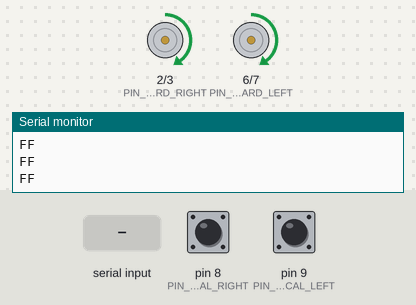
Recording of a sketch running on a simulated Arduino Mega 2560, built with avr-gcc and run on an emulated ATmega2560. Shown: motor-driver pin pairs drawn as motors (green arrow = first pin HIGH = forward, orange = second pin HIGH = backward, longer = more drive, scaled by the enable pin), the last lines printed to the serial monitor. The test bench sets the inputs (shaded band); at power-on: pin 8 (PIN_OPTICAL_RIGHT) LOW, pin 9 (PIN_OPTICAL_LEFT) LOW.

Above: at 0.8 s.
0.9 s: pin 8 (PIN_OPTICAL_RIGHT) pulled HIGH for 3.2 s
At 4.5 s:
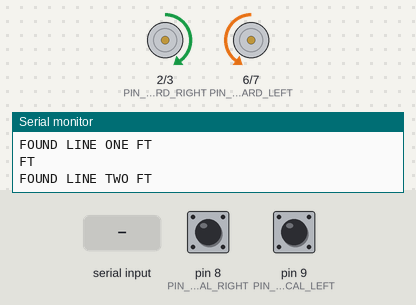
At 5.3 s:
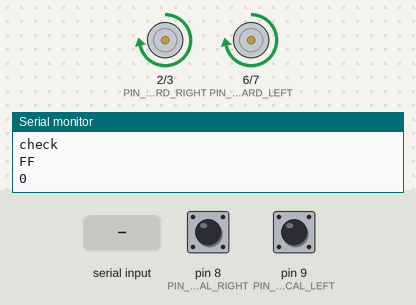
6.4 s: pin 9 (PIN_OPTICAL_LEFT) pulled HIGH for 0.15 s
At 6.52 s:
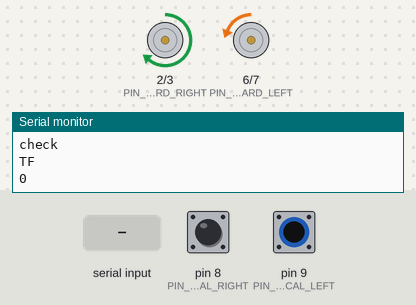
8.0 s: "FF" received over the second serial link
At 8.4 s:
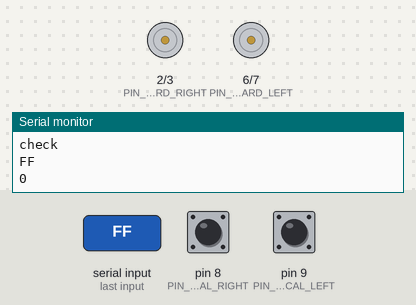
9.6 s: pin 8 (PIN_OPTICAL_RIGHT) pulled HIGH for 0.15 s
11.2 s: pin 9 (PIN_OPTICAL_LEFT) pulled HIGH for 1 s
13.7 s: pin 9 (PIN_OPTICAL_LEFT) pulled HIGH for 3.2 s
Timing chart, 0 to 16.7 s (numbered marks = the images above; inputs shaded):
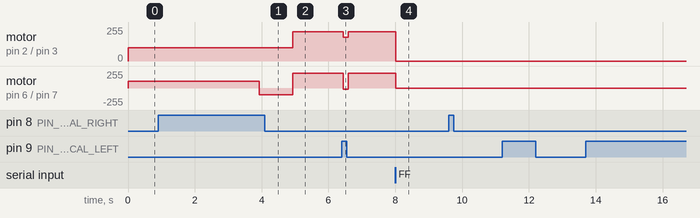

The sketch:

RSATank.ino
```cpp
/*
   Please do not change the pin numbers, feel free to change the name of the constants!
*/

#define PIN_OPTICAL_LEFT 9
#define PIN_OPTICAL_RIGHT 8

#define PIN_ENABLE_LEFT  24
#define PIN_REVERSE_LEFT 7
#define PIN_FORWARD_LEFT 6

#define PIN_ENABLE_RIGHT  25
#define PIN_REVERSE_RIGHT 3
#define PIN_FORWARD_RIGHT 2

#define PIN_LIGHT 13

#define NO_OF_DIRECTIONS 4

#define MOTOR_CODE_RESET    0b0000
#define MOTOR_CODE_FORWARD  0b1100
#define MOTOR_CODE_REVERSE  0b0011
#define MOTOR_CODE_LEFT     0b0110
#define MOTOR_CODE_RIGHT    0b1001

extern bool manualEnabled;

/*
   This function runs once and we have already implemented everything needed
   for the motors and the starting sensors. Be careful if you add/remove any
   hardware. If you need more information please check:

   https://www.arduino.cc/reference/en/language/structure/sketch/setup/
*/
void setup ()
{
  MotorSetup();
  SonarSetup();
  OpticalSetup();
  CommunicationSetup();
  Serial.begin(9600);
  manualEnabled = false;

  String LEFT_READ_STR;
  String RIGHT_READ_STR;
  int LEFT_READ = digitalRead(PIN_OPTICAL_LEFT);
  int RIGHT_READ = digitalRead(PIN_OPTICAL_RIGHT);
  if (LEFT_READ == 1) {LEFT_READ_STR = "T";} else {LEFT_READ_STR = "F";};
  if (RIGHT_READ == 1) {RIGHT_READ_STR = "T";} else {RIGHT_READ_STR = "F";};
  String sit = LEFT_READ_STR + RIGHT_READ_STR;
  Serial.println(sit);
  while (sit == "FF"){
    LEFT_READ = digitalRead(PIN_OPTICAL_LEFT);
    RIGHT_READ = digitalRead(PIN_OPTICAL_RIGHT);
    if (LEFT_READ == 1) {LEFT_READ_STR = "T";} else {LEFT_READ_STR = "F";};
    if (RIGHT_READ == 1) {RIGHT_READ_STR = "T";} else {RIGHT_READ_STR = "F";};
    sit = LEFT_READ_STR + RIGHT_READ_STR;
    Serial.println(sit);
    MoveForward(100);
  }
  Serial.println("FOUND LINE ONE " + sit);
  delay(3000);
  sit = "FF";
  while (sit == "FF"){
    LEFT_READ = digitalRead(PIN_OPTICAL_LEFT);
    RIGHT_READ = digitalRead(PIN_OPTICAL_RIGHT);
    if (LEFT_READ == 1) {LEFT_READ_STR = "T";} else {LEFT_READ_STR = "F";};
    if (RIGHT_READ == 1) {RIGHT_READ_STR = "T";} else {RIGHT_READ_STR = "F";};
    sit = LEFT_READ_STR + RIGHT_READ_STR;
    Serial.println(sit);
    MoveForward(100);
  }
  Serial.println("FOUND LINE TWO " + sit);
  MoveForward(0);
  TurnLeft(100);
  delay(1000);
}
/*
   Put the code here that you want to run repeatedly.
*/
void loop (){
  if (manualEnabled == false) {
    Serial.println("check");
    // 0 = white,  1 = black
    String LEFT_READ_STR;
    String RIGHT_READ_STR;
    int LEFT_READ = digitalRead(PIN_OPTICAL_LEFT);
    int RIGHT_READ = digitalRead(PIN_OPTICAL_RIGHT);
    if (LEFT_READ == 1) {LEFT_READ_STR = "T";} else {LEFT_READ_STR = "F";};
    if (RIGHT_READ == 1) {RIGHT_READ_STR = "T";} else {RIGHT_READ_STR = "F";};
    String sit = LEFT_READ_STR + RIGHT_READ_STR;
    Serial.println(sit);

    SetMotors(MOTOR_CODE_FORWARD,1);
    SetMotors(MOTOR_CODE_REVERSE,1);
    //Forward (Black)
    if (sit=="TT") {
      analogWrite(PIN_REVERSE_LEFT,0);
      analogWrite(PIN_REVERSE_RIGHT,0);
      analogWrite(PIN_FORWARD_LEFT,200);
      analogWrite(PIN_FORWARD_RIGHT,200);
    }
    //Right
    else if (sit=="FT") {
      analogWrite(PIN_REVERSE_LEFT,0);
      analogWrite(PIN_FORWARD_RIGHT,0);
      analogWrite(PIN_REVERSE_RIGHT,25);
      analogWrite(PIN_FORWARD_LEFT,160);
    }
    //Left
    else if (sit=="TF") {
      analogWrite(PIN_REVERSE_RIGHT,0);
      analogWrite(PIN_FORWARD_LEFT,0);
      analogWrite(PIN_REVERSE_LEFT,20);
      analogWrite(PIN_FORWARD_RIGHT,180);
    }
    //Forward (Right) (White)
    else if (sit=="FF") {
      analogWrite(PIN_REVERSE_LEFT,0);
      analogWrite(PIN_REVERSE_RIGHT,0);
      analogWrite(PIN_FORWARD_LEFT,220);
      analogWrite(PIN_FORWARD_RIGHT,220);
    }
    digitalWrite(13, LOW);
    //  CommunicationCheck();
  } else {
    digitalWrite(13, HIGH);
  }
  Serial.println(manualEnabled);
  CommunicationUpdate();
  delay(50);
}
```

Communication.ino
```cpp
/*
 * Pins used for the bluetooth communication
 */
#define PIN_ENABLE_LEFT  24
#define PIN_REVERSE_LEFT 7
#define PIN_FORWARD_LEFT 6

#define PIN_ENABLE_RIGHT  25
#define PIN_REVERSE_RIGHT 3
#define PIN_FORWARD_RIGHT 2


const uint8_t DEF_MAX_SPEED = 240;

void MotorSpeed (char key);

bool manualEnabled = false;

// Setting up the pins related to the bluetooth module and start the Serial.
void CommunicationSetup (void)
{
  Serial1.begin(57600);
//  Serial.begin(9600); //Cable communication
}

// Update the tank as function of the inputted char in serial.
void CommunicationUpdate (void)
{
//  // Get keypress sent by python ( for wired communication only ) comment it out if not needed.
  if(Serial1.available() > 0)
  {
    int key = Serial1.read();
    Serial1.println(char(key));  // DEBUG
    MotorSpeed(key);
  }

//  // Get keypress sent by python ( for wired communication only ) comment it out if not needed.
//if(Serial.available() > 0)
//  {
//    int key = Serial1.read();
//    Serial1.println(char(key));  // DEBUG
//    MotorSpeed(key);
//  }
//
}

// Change the motor speed depending on the inputted cchar.
void MotorSpeed (char key)
{
 switch (key)
 {
   case 'w':
//     Serial.println("Moving forward");
     if (manualEnabled) {
       analogWrite(PIN_REVERSE_LEFT,0);
       analogWrite(PIN_REVERSE_RIGHT,0);
       analogWrite(PIN_FORWARD_LEFT,100);
       analogWrite(PIN_FORWARD_RIGHT,100);
       break;
     }
   case 's':
//     Serial.println("Moving backward");
     if (manualEnabled) {
       analogWrite(PIN_FORWARD_LEFT,0);
       analogWrite(PIN_FORWARD_RIGHT,0);
       analogWrite(PIN_REVERSE_LEFT,100);
       analogWrite(PIN_REVERSE_RIGHT,100);
       break;
     }
   case 'a':
//     Serial.println("Turning left");
     if (manualEnabled) {
       analogWrite(PIN_REVERSE_RIGHT,0);
       analogWrite(PIN_FORWARD_LEFT,0);
       analogWrite(PIN_REVERSE_LEFT,100);
       analogWrite(PIN_FORWARD_RIGHT,100);
       break;
     }
   case 'd':
//     Serial.println("Turning right");
     if (manualEnabled) {
       analogWrite(PIN_REVERSE_LEFT,0);
       analogWrite(PIN_FORWARD_RIGHT,0);
       analogWrite(PIN_REVERSE_RIGHT,100);
       analogWrite(PIN_FORWARD_LEFT,100);
       break;
     }
   case 'x':
       analogWrite(PIN_REVERSE_LEFT,0);
       analogWrite(PIN_FORWARD_RIGHT,0);
       analogWrite(PIN_REVERSE_RIGHT,0);
       analogWrite(PIN_FORWARD_LEFT,0);
       break;
   case 'y':
     manualEnabled = true;
     break;
   case 'n':
     manualEnabled = false;
     break;
   default:
//     Serial.println("Invalid char was received");
     StopMotors();
     //break;
  }
}

//void CommunicationCheck(void)
//{
//  if (OpticalLeftAbsorbed())
////    Serial.println("LEFT");
//  if (OpticalRightAbsorbed())
////  Serial.println("RIGHT");
//}
```

Motor.ino
```cpp
/*
 * Pins used for the Left motor
 */
#define PIN_ENABLE_LEFT  24
#define PIN_REVERSE_LEFT 7
#define PIN_FORWARD_LEFT 6

/*
 * Pins used for the right motor
 */
#define PIN_ENABLE_RIGHT  25
#define PIN_REVERSE_RIGHT 3
#define PIN_FORWARD_RIGHT 2

#define NO_OF_DIRECTIONS 4

#define MOTOR_CODE_RESET    0b0000
#define MOTOR_CODE_FORWARD  0b1100
#define MOTOR_CODE_REVERSE  0b0011
#define MOTOR_CODE_LEFT     0b0110
#define MOTOR_CODE_RIGHT    0b1001

uint8_t motor_directions[NO_OF_DIRECTIONS];

/*
 * Function Prototypes
 */
//void StartMotors (void);
//void SetMotors (uint8_t motor_code, uint8_t motor_power);
//bool VerifyPower (String motor_direction, uint8_t motor_power);

/*
 * Setting up the pins related to the motors and initiate the array of motor pins responsible for the motor speed.
 */
void MotorSetup (void)
{
  // Setup left motor
  pinMode(PIN_ENABLE_LEFT, OUTPUT);
  pinMode(PIN_REVERSE_LEFT, OUTPUT);
  pinMode(PIN_FORWARD_LEFT, OUTPUT);

  // Setup right motor
  pinMode(PIN_ENABLE_RIGHT, OUTPUT);
  pinMode(PIN_REVERSE_RIGHT, OUTPUT);
  pinMode(PIN_FORWARD_RIGHT, OUTPUT);

  motor_directions[3] = PIN_FORWARD_LEFT;
  motor_directions[2] = PIN_FORWARD_RIGHT;
  motor_directions[1] = PIN_REVERSE_LEFT;
  motor_directions[0] = PIN_REVERSE_RIGHT;

  // Default for now:
  StartMotors();
}

/*
 * Function that moves the tank forward
 *
 * <param name='power'> Power between 0 and 255, which will be used to move the motors</param>
 */

// TODO: parameter datatype to uint8_t
void MoveForward (uint8_t power)
{
//  if (VerifyPower("Forward", power)) return;
  SetMotors(MOTOR_CODE_FORWARD, power);
  StartMotors();
}

/*
 * Function that moves the tank backward
 *
 * <param name='power'> Power between 0 and 255, which will be used to move the motors</param>
 */
void MoveBackward (uint8_t power)
{
//  if (VerifyPower("REVERSE", power)) return;
  SetMotors(MOTOR_CODE_REVERSE, power);
  StartMotors();
}

/*
 * Function that turns the tank to the left in place
 *
 * <param name='power'> Power between 0 and 255, which will be used to move the motors</param>
 */
void TurnLeft (uint8_t power)
{
//  if (VerifyPower("Left", power)) return;
  SetMotors(MOTOR_CODE_LEFT, power);
  StartMotors();
}

/*
 * Function that turns the tank to the right in place
 *
 * <param name='power'> Power between 0 and 255, which will be used to move the motors</param>
 */
void TurnRight (uint8_t power)
{
//   if (VerifyPower("Right", power)) return;
  SetMotors(MOTOR_CODE_RIGHT, power);
  StartMotors();
}

// Set the enable pins of both motors to LOW, abruptly stopping the motors. Then reset the motor speed of both motors to zero.
void StopMotors (void)
{
  digitalWrite(PIN_ENABLE_LEFT, LOW);
  digitalWrite(PIN_ENABLE_RIGHT, LOW);
  SetMotors(MOTOR_CODE_RESET, 0);
}

// Set the enable pins of both motors to HIGH so that it may run.
void StartMotors (void)
{
  digitalWrite(PIN_ENABLE_LEFT, HIGH);
  digitalWrite(PIN_ENABLE_RIGHT, HIGH);
}

// Set the motor speeds as function of the direction (as motor code MOTOR_CODE_*) and the power.
void SetMotors (uint8_t motor_code, uint8_t motor_power)
{
  for (uint8_t i = 0; i < NO_OF_DIRECTIONS; i++)
  {
    uint8_t motor_speed = ((motor_code >> i) & 0b1) * motor_power;
    analogWrite(motor_directions[i], motor_speed);
  }
}

// Verify whether the inputted value as power is admittable, therefore not lower than zero or higher than 255.
// Not necessary when the input has datatype uint8_t/8-bit, meaning the value is never higher than 255.
bool VerifyPower (String motor_direction, uint8_t motor_power)
{
  Serial.println("Invalid speed for moving " + motor_direction + ": " + motor_power); // Move to Communication Tab
  return (motor_power < 0 || motor_power > 255);
}
```

Optical.ino
```cpp
/*
 * Pins used for the infrared sensors
 */
#define PIN_OPTICAL_LEFT 9
#define PIN_OPTICAL_RIGHT 8

// Setting up the pins related to the optical sensor. But pins are digital inputs.
void OpticalSetup (void)
{
  pinMode(PIN_OPTICAL_LEFT, INPUT);
  pinMode(PIN_OPTICAL_RIGHT, INPUT);
}
```

Sonar.ino
```cpp
/*
 * Pins used for the sonar (sensor to measure distance)
 */
#define PIN_SONAR_TRIGGER 23
#define PIN_SONAR_ECHO 22

const float SONAR_SPEED = 0.034 / 2.0; // in centimetres/second

/*
 * Setting up the pins related to the sonar sensor.
 */
void SonarSetup (void)
{
  pinMode(PIN_SONAR_TRIGGER, OUTPUT);
  pinMode(PIN_SONAR_ECHO, INPUT);

  digitalWrite(PIN_SONAR_TRIGGER, LOW);
}
```

Tracks.ino
```cpp
#define PIN_OPTICAL_LEFT 9
#define PIN_OPTICAL_RIGHT 8

#define PIN_ENABLE_LEFT  24
#define PIN_REVERSE_LEFT 7
#define PIN_FORWARD_LEFT 6

#define PIN_ENABLE_RIGHT  25
#define PIN_REVERSE_RIGHT 3
#define PIN_FORWARD_RIGHT 2

#define NO_OF_DIRECTIONS 4

#define MOTOR_CODE_RESET    0b0000
#define MOTOR_CODE_FORWARD  0b1100
#define MOTOR_CODE_REVERSE  0b0011
#define MOTOR_CODE_LEFT     0b0110
#define MOTOR_CODE_RIGHT    0b1001

void LeftTrack(int power) {
    if (power > 0) {
      digitalWrite(PIN_REVERSE_LEFT,0);
      digitalWrite(PIN_FORWARD_LEFT,1);
      SetMotors(MOTOR_CODE_FORWARD,power);
    }
    else if (power = 0) {
      digitalWrite(PIN_FORWARD_LEFT,0);
      digitalWrite(PIN_REVERSE_LEFT,0);
    }
    else if (power < 0) {
      digitalWrite(PIN_FORWARD_LEFT,0);
      digitalWrite(PIN_REVERSE_LEFT,1);
      SetMotors(MOTOR_CODE_REVERSE,-1*power);
    }
  }

void RightTrack(int power) {

}
```

Measured:
- after the input at 0.9 s, motor on pin 2 (PIN_FORWARD_RIGHT) / pin 3 (PIN_REVERSE_RIGHT): forward 100/255 → forward 220/255 after 4.0 s; motor on pin 6 (PIN_FORWARD_LEFT) / pin 7 (PIN_REVERSE_LEFT): forward 100/255 → backward 100/255 after 3.0 s, → forward 220/255 1.0 s later
- after the input at 6.4 s, motor on pin 2 (PIN_FORWARD_RIGHT) / pin 3 (PIN_REVERSE_RIGHT): forward 220/255 → forward 180/255 at once, → forward 220/255 0.15 s later; motor on pin 6 (PIN_FORWARD_LEFT) / pin 7 (PIN_REVERSE_LEFT): forward 220/255 → backward 20/255 at once, → forward 220/255 0.15 s later
- after the input at 8.0 s, motor on pin 2 (PIN_FORWARD_RIGHT) / pin 3 (PIN_REVERSE_RIGHT), motor on pin 6 (PIN_FORWARD_LEFT) / pin 7 (PIN_REVERSE_LEFT): forward 220/255 → stopped at once
